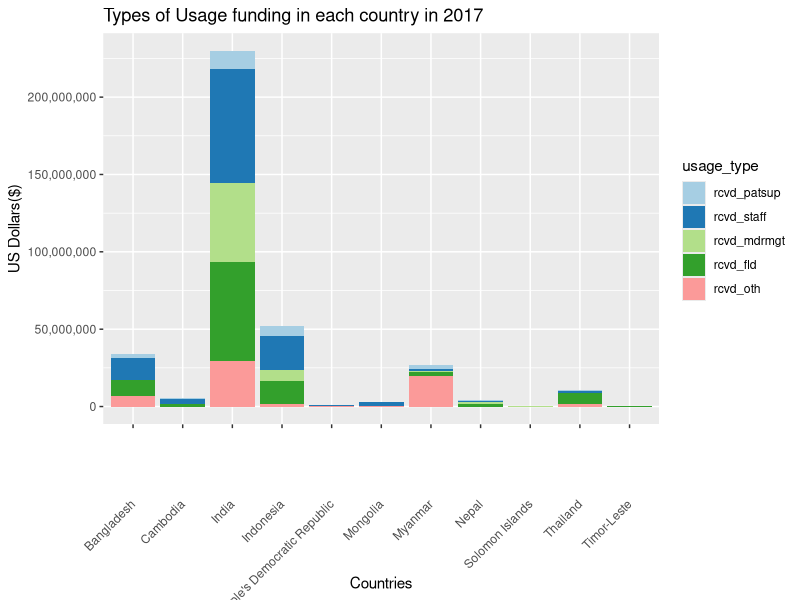
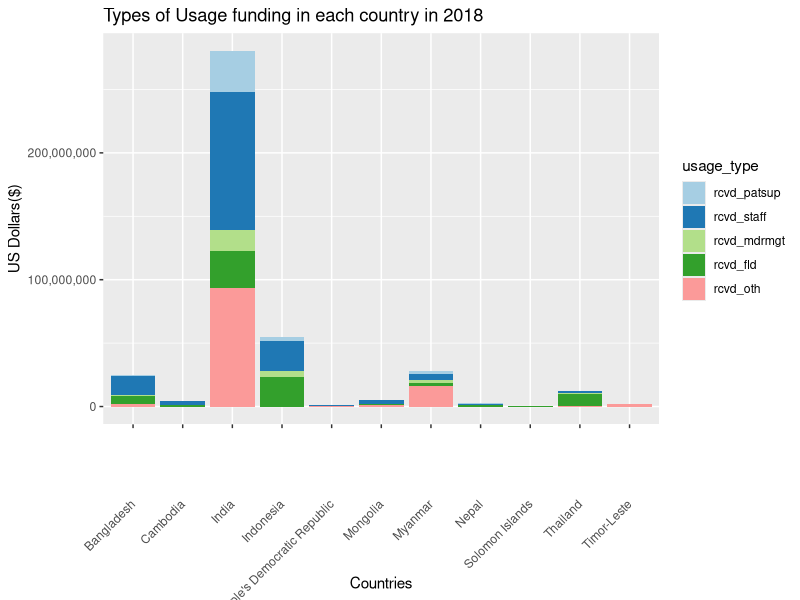
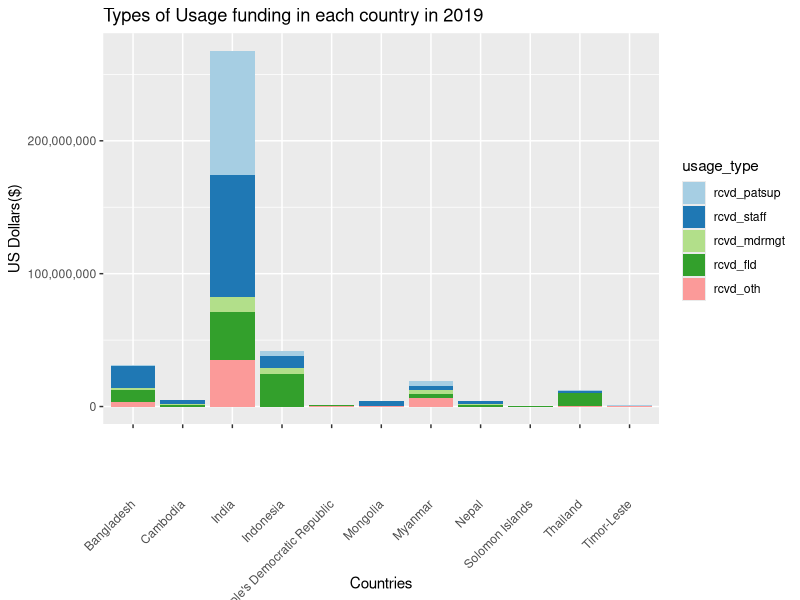
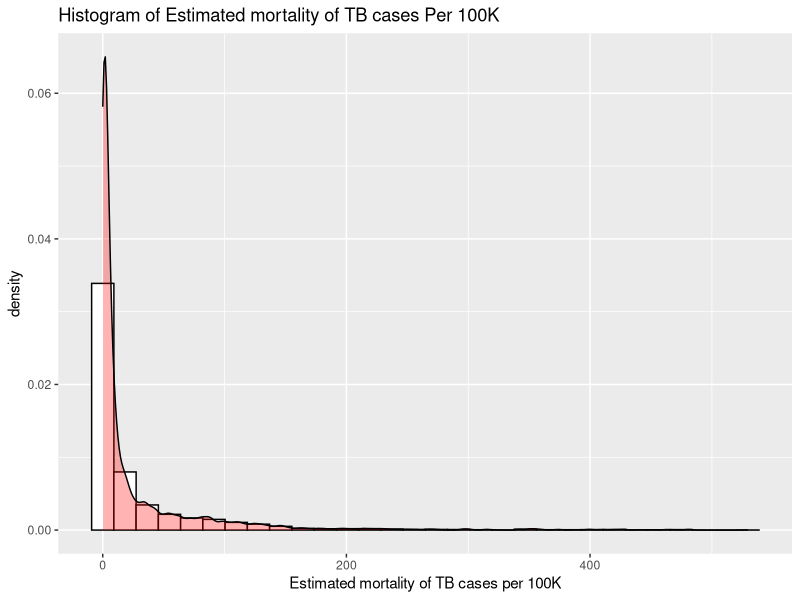
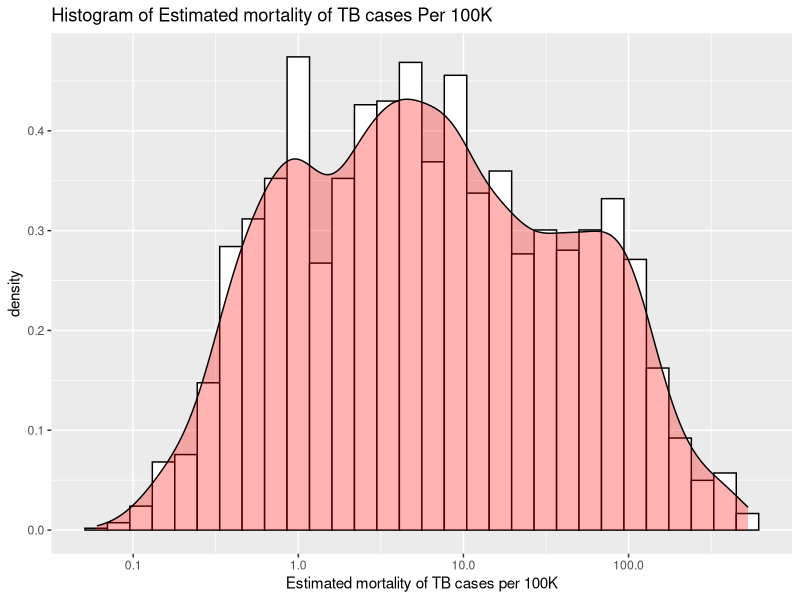

These charts were generated, in order, by the following R code:
## ---- chunk 1
library(tidyverse)
library(dplyr)
library(ggplot2)
library(reshape2)
## ---- chunk 2
TB_usage = read.csv("./data/TB_expenditure_utilisation.csv")
## ---- chunk 3
table(TB_usage$g_whoregion) #We will use WPR(Western Pacific) , SEA(South East Asia)
TB_usage = TB_usage %>%
  select(
    country, year, g_whoregion,
    rcvd_fld,rcvd_lab, rcvd_mdrmgt, rcvd_orsrvy, rcvd_oth, rcvd_patsup, 
    rcvd_prog, rcvd_sld, rcvd_staff, rcvd_tbhiv, rcvd_tpt
  ) %>%
  filter(
    g_whoregion == "WPR" | g_whoregion == "SEA"
  ) %>%
  select(-g_whoregion)

colSums(is.na(TB_usage)) #remove rcvd_tpt because there are many NAs.

TB_usage = TB_usage %>% 
  select(-rcvd_tpt) 

colSums(is.na(TB_usage))

TB_usage = TB_usage %>%
  na.omit(rcvd_fld)

TB_usage = TB_usage[TB_usage$country %in% names(which(table(TB_usage$country) > 2)), ] 
#remove the data that doesn't have 2017,2018,2019
## ---- chunk 4
unique(TB_usage$country)
colSums(TB_usage == 0)

TB_usage %>%
  select(-country, -year) %>%
  colMeans() %>%
  order() 
#top 5 usage type of fundings are: rcvd_patsup, rcvd_staff, rcvd_mdrmgt, rcvd_fld, rcvd_oth

usage_2017_top5 = TB_usage %>% 
  filter(year == "2017") %>%
  select(country, rcvd_patsup, rcvd_staff, rcvd_mdrmgt, rcvd_fld, rcvd_oth) %>%
  melt(id.vars = 'country', variable.name = 'usage_type')

usage_2018_top5 = TB_usage %>% 
  filter(year == "2018") %>%
  select(country, rcvd_patsup, rcvd_staff, rcvd_mdrmgt, rcvd_fld, rcvd_oth) %>%
  melt(id.vars = 'country', variable.name = 'usage_type')

usage_2019_top5 = TB_usage %>% 
  filter(year == "2019") %>%
  select(country, rcvd_patsup, rcvd_staff, rcvd_mdrmgt, rcvd_fld, rcvd_oth) %>%
  melt(id.vars = 'country', variable.name = 'usage_type')
## ---- chunk 5
ggplot(data = usage_2017_top5, aes(x = country, y = value, fill = usage_type)) +
  geom_bar(stat = "identity") +
  scale_fill_brewer(palette = "Paired") +
 labs(x = "Countries", title = "Types of Usage funding in each country in 2017") +
  scale_y_continuous(name = "US Dollars($)", labels = scales::comma) +
  theme(axis.text.x = element_text(angle = 45, vjust = 0.5, hjust = 1))
## ---- chunk 6
ggplot(data = usage_2018_top5, aes(x = country, y = value, fill = usage_type)) +
  geom_bar(stat = "identity") +
  scale_fill_brewer(palette = "Paired") +
 labs(x = "Countries", title = "Types of Usage funding in each country in 2018") +
  scale_y_continuous(name = "US Dollars($)", labels = scales::comma) +
  theme(axis.text.x = element_text(angle = 45, vjust = 0.5, hjust = 1))
## ---- chunk 7
ggplot(data = usage_2019_top5, aes(x = country, y = value, fill = usage_type)) +
  geom_bar(stat = "identity") +
  scale_fill_brewer(palette = "Paired") +
 labs(x = "Countries", title = "Types of Usage funding in each country in 2019") +
  scale_y_continuous(name = "US Dollars($)", labels = scales::comma) +
  theme(axis.text.x = element_text(angle = 45, vjust = 0.5, hjust = 1))
## ---- chunk 8

## ---- chunk 9
TB_burden = read.csv("./data/TB_burden_countries.csv")

TB_burden = TB_burden %>%
  mutate(
    e_mort_pro = as.numeric(e_mort_num)/as.numeric(e_pop_num),
    e_mort_pro_100k = as.numeric(e_mort_num)/as.numeric(e_pop_num) * 100000
  )
## ---- chunk 10
TB_burden %>%
  ggplot(aes(x = e_mort_pro_100k)) + 
  geom_histogram(aes(y = ..density..), colour = "black", fill = "white") +
  geom_density(alpha = 0.3, fill = "red") +
  labs(x = "Estimated mortality of TB cases per 100K", title = "Histogram of Estimated mortality of TB cases Per 100K")
## ---- chunk 11
TB_burden %>%
  ggplot(aes(x = e_mort_pro_100k)) + 
  geom_histogram(aes(y = ..density..), colour = "black", fill = "white") +
  geom_density(alpha = 0.3, fill = "red") +
  labs(x = "Estimated mortality of TB cases per 100K", title = "Histogram of Estimated mortality of TB cases Per 100K") +
  scale_x_log10()
## ---- chunk 12
df1 = TB_burden %>% 
  select(year, e_inc_num, e_pop_num, e_mort_pro_100k, e_mort_pro )

df2 = TB_usage %>%
  select(year, rcvd_patsup,  rcvd_staff,  rcvd_mdrmgt, rcvd_fld, rcvd_oth )
  
TB_regression = merge(df1, df2, by=c("year")) %>%
  na.omit()

lm_model = lm(e_mort_pro ~ year + e_inc_num + e_pop_num, data = TB_regression)
summary(lm_model)
